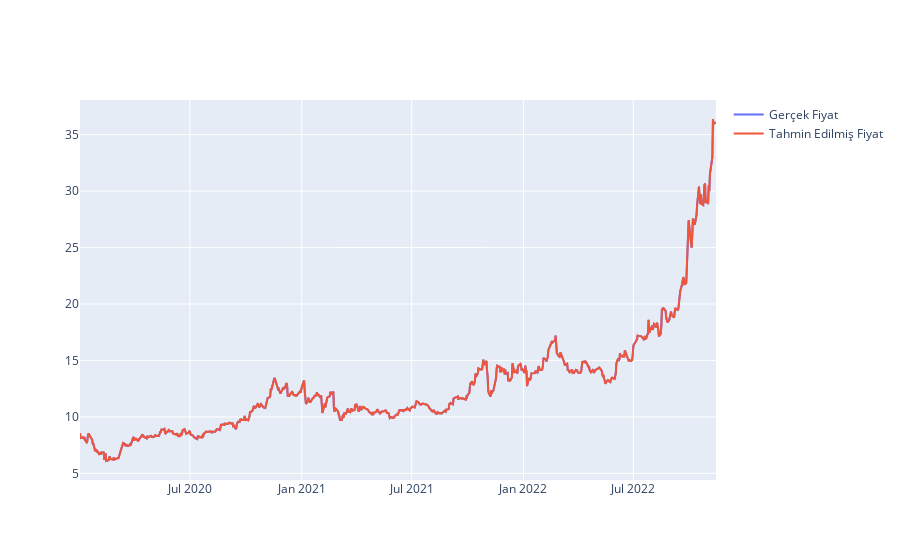

Notebook cell for this chart:
### Code cell
# tahminleri ve gerçekleri kontrol edin
fig = go.Figure()

fig.add_trace(go.Scatter(x = data.index, y = Actual, mode ='lines', name='Gerçek Fiyat'))
fig.add_trace(go.Scatter(x = data.index, y = Actual, mode = 'lines', name='Tahmin Edilmiş Fiyat'))
fig.show()

### Figure 1 — Plotly figure (JSON) as saved in the notebook; plotly's stock layout.template omitted (floating-point values rounded to 4 significant figures; data arrays with more than 128 entries replaced by an {"elided": "..."} marker saying what was removed)
{"data": [{"mode": "lines", "name": "Gerçek Fiyat", "type": "scatter", "x": {"elided": "729 str values"}, "y": {"elided": "697 float values"}}, {"mode": "lines", "name": "Tahmin Edilmiş Fiyat", "type": "scatter", "x": {"elided": "729 str values"}, "y": {"elided": "697 float values"}}], "layout": {}}
